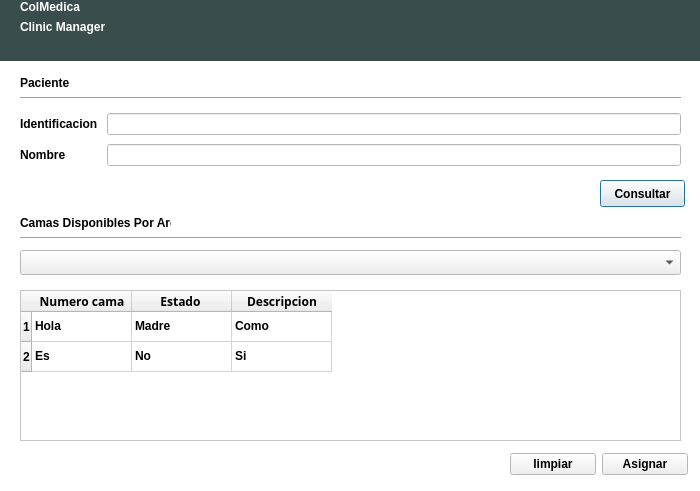
<?xml version="1.0" encoding="UTF-8"?>
<ui version="4.0">
 <class>Dialog</class>
 <widget class="QDialog" name="Dialog">
  <property name="geometry">
   <rect>
    <x>0</x>
    <y>0</y>
    <width>700</width>
    <height>491</height>
   </rect>
  </property>
  <property name="palette">
   <palette>
    <active>
     <colorrole role="Base">
      <brush brushstyle="SolidPattern">
       <color alpha="255">
        <red>255</red>
        <green>255</green>
        <blue>255</blue>
       </color>
      </brush>
     </colorrole>
     <colorrole role="Window">
      <brush brushstyle="SolidPattern">
       <color alpha="255">
        <red>255</red>
        <green>255</green>
        <blue>255</blue>
       </color>
      </brush>
     </colorrole>
    </active>
    <inactive>
     <colorrole role="Base">
      <brush brushstyle="SolidPattern">
       <color alpha="255">
        <red>255</red>
        <green>255</green>
        <blue>255</blue>
       </color>
      </brush>
     </colorrole>
     <colorrole role="Window">
      <brush brushstyle="SolidPattern">
       <color alpha="255">
        <red>255</red>
        <green>255</green>
        <blue>255</blue>
       </color>
      </brush>
     </colorrole>
    </inactive>
    <disabled>
     <colorrole role="Base">
      <brush brushstyle="SolidPattern">
       <color alpha="255">
        <red>255</red>
        <green>255</green>
        <blue>255</blue>
       </color>
      </brush>
     </colorrole>
     <colorrole role="Window">
      <brush brushstyle="SolidPattern">
       <color alpha="255">
        <red>255</red>
        <green>255</green>
        <blue>255</blue>
       </color>
      </brush>
     </colorrole>
    </disabled>
   </palette>
  </property>
  <property name="font">
   <font>
    <weight>75</weight>
    <bold>true</bold>
   </font>
  </property>
  <property name="cursor">
   <cursorShape>PointingHandCursor</cursorShape>
  </property>
  <property name="windowTitle">
   <string>Dialog</string>
  </property>
  <widget class="QComboBox" name="comboBoxArea">
   <property name="geometry">
    <rect>
     <x>20</x>
     <y>250</y>
     <width>661</width>
     <height>25</height>
    </rect>
   </property>
  </widget>
  <widget class="QLabel" name="labelArea">
   <property name="geometry">
    <rect>
     <x>20</x>
     <y>210</y>
     <width>151</width>
     <height>25</height>
    </rect>
   </property>
   <property name="text">
    <string>Camas Disponibles Por Areas</string>
   </property>
  </widget>
  <widget class="Line" name="lineArea">
   <property name="geometry">
    <rect>
     <x>20</x>
     <y>230</y>
     <width>661</width>
     <height>16</height>
    </rect>
   </property>
   <property name="orientation">
    <enum>Qt::Horizontal</enum>
   </property>
  </widget>
  <widget class="QTableWidget" name="tableWidgetCamas">
   <property name="geometry">
    <rect>
     <x>20</x>
     <y>290</y>
     <width>661</width>
     <height>151</height>
    </rect>
   </property>
   <row>
    <property name="text">
     <string>1</string>
    </property>
   </row>
   <row>
    <property name="text">
     <string>2</string>
    </property>
   </row>
   <column>
    <property name="text">
     <string>Numero cama</string>
    </property>
    <property name="font">
     <font>
      <family>Ubuntu Condensed</family>
     </font>
    </property>
   </column>
   <column>
    <property name="text">
     <string>Estado </string>
    </property>
    <property name="font">
     <font>
      <family>Ubuntu Condensed</family>
     </font>
    </property>
   </column>
   <column>
    <property name="text">
     <string>Descripcion</string>
    </property>
    <property name="font">
     <font>
      <family>Ubuntu Condensed</family>
     </font>
    </property>
   </column>
   <item row="0" column="0">
    <property name="text">
     <string>Hola</string>
    </property>
   </item>
   <item row="0" column="1">
    <property name="text">
     <string>Madre</string>
    </property>
   </item>
   <item row="0" column="2">
    <property name="text">
     <string>Como</string>
    </property>
   </item>
   <item row="1" column="0">
    <property name="text">
     <string>Es</string>
    </property>
   </item>
   <item row="1" column="1">
    <property name="text">
     <string>No</string>
    </property>
   </item>
   <item row="1" column="2">
    <property name="text">
     <string>Si</string>
    </property>
   </item>
  </widget>
  <widget class="QLabel" name="labelArea_2">
   <property name="geometry">
    <rect>
     <x>20</x>
     <y>70</y>
     <width>151</width>
     <height>25</height>
    </rect>
   </property>
   <property name="text">
    <string>Paciente</string>
   </property>
  </widget>
  <widget class="Line" name="lineArea_2">
   <property name="geometry">
    <rect>
     <x>20</x>
     <y>90</y>
     <width>661</width>
     <height>16</height>
    </rect>
   </property>
   <property name="orientation">
    <enum>Qt::Horizontal</enum>
   </property>
  </widget>
  <widget class="QWidget" name="widget_2" native="true">
   <property name="geometry">
    <rect>
     <x>0</x>
     <y>0</y>
     <width>801</width>
     <height>61</height>
    </rect>
   </property>
   <property name="palette">
    <palette>
     <active>
      <colorrole role="WindowText">
       <brush brushstyle="SolidPattern">
        <color alpha="255">
         <red>255</red>
         <green>255</green>
         <blue>255</blue>
        </color>
       </brush>
      </colorrole>
      <colorrole role="Base">
       <brush brushstyle="SolidPattern">
        <color alpha="255">
         <red>255</red>
         <green>255</green>
         <blue>255</blue>
        </color>
       </brush>
      </colorrole>
      <colorrole role="Window">
       <brush brushstyle="SolidPattern">
        <color alpha="255">
         <red>57</red>
         <green>77</green>
         <blue>76</blue>
        </color>
       </brush>
      </colorrole>
     </active>
     <inactive>
      <colorrole role="WindowText">
       <brush brushstyle="SolidPattern">
        <color alpha="255">
         <red>255</red>
         <green>255</green>
         <blue>255</blue>
        </color>
       </brush>
      </colorrole>
      <colorrole role="Base">
       <brush brushstyle="SolidPattern">
        <color alpha="255">
         <red>255</red>
         <green>255</green>
         <blue>255</blue>
        </color>
       </brush>
      </colorrole>
      <colorrole role="Window">
       <brush brushstyle="SolidPattern">
        <color alpha="255">
         <red>57</red>
         <green>77</green>
         <blue>76</blue>
        </color>
       </brush>
      </colorrole>
     </inactive>
     <disabled>
      <colorrole role="WindowText">
       <brush brushstyle="SolidPattern">
        <color alpha="255">
         <red>159</red>
         <green>158</green>
         <blue>158</blue>
        </color>
       </brush>
      </colorrole>
      <colorrole role="Base">
       <brush brushstyle="SolidPattern">
        <color alpha="255">
         <red>57</red>
         <green>77</green>
         <blue>76</blue>
        </color>
       </brush>
      </colorrole>
      <colorrole role="Window">
       <brush brushstyle="SolidPattern">
        <color alpha="255">
         <red>57</red>
         <green>77</green>
         <blue>76</blue>
        </color>
       </brush>
      </colorrole>
     </disabled>
    </palette>
   </property>
   <property name="autoFillBackground">
    <bool>true</bool>
   </property>
   <widget class="QWidget" name="layoutWidget_4">
    <property name="geometry">
     <rect>
      <x>20</x>
      <y>0</y>
      <width>162</width>
      <height>62</height>
     </rect>
    </property>
    <layout class="QFormLayout" name="formLayout_5">
     <item row="0" column="0">
      <widget class="QLabel" name="label_9">
       <property name="styleSheet">
        <string notr="true">font: 30pt &quot;Ubuntu Condensed&quot;;
color: rgb(255, 255, 255);</string>
       </property>
       <property name="text">
        <string>ColMedica</string>
       </property>
      </widget>
     </item>
     <item row="1" column="0">
      <widget class="QLabel" name="label_10">
       <property name="text">
        <string>Clinic Manager</string>
       </property>
      </widget>
     </item>
    </layout>
   </widget>
  </widget>
  <widget class="QWidget" name="layoutWidget">
   <property name="geometry">
    <rect>
     <x>20</x>
     <y>110</y>
     <width>661</width>
     <height>60</height>
    </rect>
   </property>
   <layout class="QGridLayout" name="gridLayout_2">
    <item row="0" column="1">
     <widget class="QLineEdit" name="lineEditIndetificacion">
      <property name="font">
       <font>
        <weight>50</weight>
        <bold>false</bold>
       </font>
      </property>
      <property name="text">
       <string/>
      </property>
     </widget>
    </item>
    <item row="1" column="0">
     <widget class="QLabel" name="label_2">
      <property name="text">
       <string>Nombre</string>
      </property>
     </widget>
    </item>
    <item row="0" column="0">
     <widget class="QLabel" name="label">
      <property name="text">
       <string>Identificacion </string>
      </property>
     </widget>
    </item>
    <item row="1" column="1">
     <widget class="QLineEdit" name="lineEditNombre">
      <property name="font">
       <font>
        <weight>50</weight>
        <bold>false</bold>
       </font>
      </property>
      <property name="readOnly">
       <bool>true</bool>
      </property>
     </widget>
    </item>
   </layout>
  </widget>
  <widget class="QPushButton" name="pushButtonConsultar">
   <property name="geometry">
    <rect>
     <x>600</x>
     <y>180</y>
     <width>85</width>
     <height>27</height>
    </rect>
   </property>
   <property name="text">
    <string>Consultar</string>
   </property>
  </widget>
  <widget class="QWidget" name="layoutWidget_2">
   <property name="geometry">
    <rect>
     <x>510</x>
     <y>450</y>
     <width>178</width>
     <height>29</height>
    </rect>
   </property>
   <layout class="QGridLayout" name="gridLayout_3">
    <item row="0" column="0">
     <widget class="QPushButton" name="pushButtonCancelar">
      <property name="text">
       <string>limpiar</string>
      </property>
     </widget>
    </item>
    <item row="0" column="1">
     <widget class="QPushButton" name="pushButtonAsignar">
      <property name="text">
       <string>Asignar</string>
      </property>
     </widget>
    </item>
   </layout>
  </widget>
 </widget>
 <resources/>
 <connections/>
</ui>
